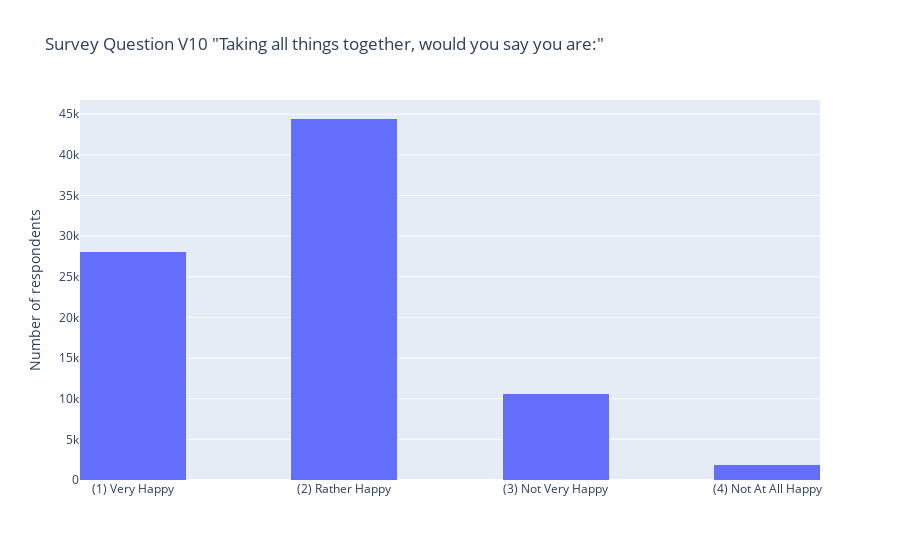

Notebook code for this chart:
### Code cell
import plotly.express as px

fig = px.histogram(wvs_w6,
                   x = 'v10',
                   nbins = 10,
                   title = 'Survey Question V10 "Taking all things together, would you say you are:"',
                   # marginal="box" # or violin, rug
                   # bhover_data=df.columns
                  )

fig.update_layout(
    xaxis = dict(
        tickmode = 'array',
        tickvals = [1, 2, 3, 4],
        ticktext = ['(1) Very Happy', '(2) Rather Happy', '(3) Not Very Happy', '(4) Not At All Happy']
    ),
    xaxis_title = ' ',
    yaxis_title = 'Number of respondents'
)

fig.show()

### Figure 1 — Plotly figure (JSON) as saved in the notebook; plotly's stock layout.template omitted (floating-point values rounded to 4 significant figures; data arrays with more than 128 entries replaced by an {"elided": "..."} marker saying what was removed)
{"data": [{"alignmentgroup": "True", "bingroup": "x", "hovertemplate": "v10=%{x}<br>count=%{y}<extra></extra>", "legendgroup": "", "marker": {"color": "#636efa"}, "name": "", "nbinsx": 10, "offsetgroup": "", "orientation": "v", "showlegend": false, "type": "histogram", "x": {"elided": "84868 int values"}, "xaxis": "x", "yaxis": "y"}], "layout": {"barmode": "relative", "legend": {"tracegroupgap": 0}, "title": {"text": "Survey Question V10 \"Taking all things together, would you say you are:\""}, "xaxis": {"anchor": "y", "domain": [0, 1], "tickmode": "array", "ticktext": ["(1) Very Happy", "(2) Rather Happy", "(3) Not Very Happy", "(4) Not At All Happy"], "tickvals": [1, 2, 3, 4], "title": {"text": " "}}, "yaxis": {"anchor": "x", "domain": [0, 1], "title": {"text": "Number of respondents"}}}}
